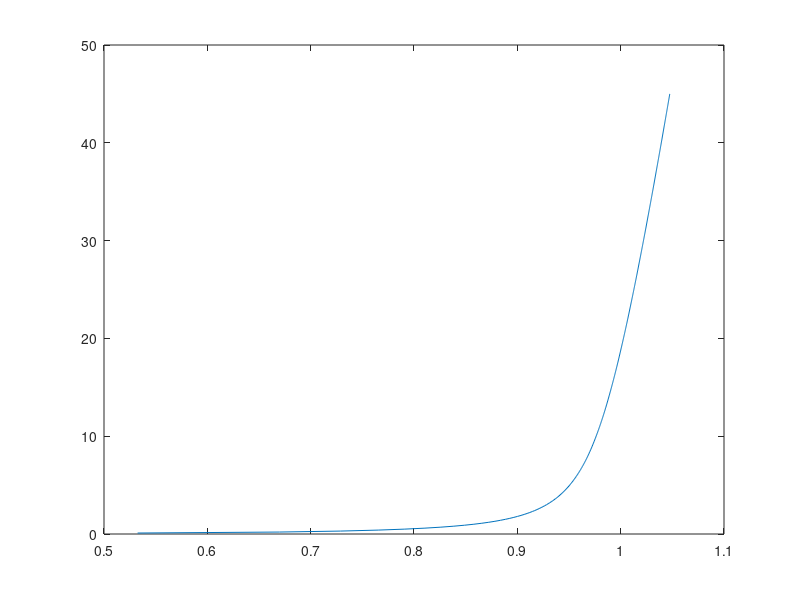

Recreate this plot in MATLAB.
function outXpL = XWLC(F, P, S, kT, method)
%Writes

if nargin < 5 || isempty(method)
    method = 3; %method 1: classic, 2: what phage used, 3: wikipedia
end

if nargin < 4 || isempty(kT)
    kT = 4.14;
end
if nargin < 3 || isempty(S)
    S = 700;
end
if nargin < 2 || isempty(P)
    P = 50;
end
if nargin < 1 || isempty(F)
    F = 0.1:0.1:45;
    testplot=1;
else
    testplot = 0;
end

switch method
    case 2 %phage, legacy
        % Simplification Variables
        a = -4*(F*P/kT-0.75);
        b = 4;
        m = 2*sqrt(-a/3);
        q = acos(3*b./(m.*a));
        sgn = 2*(a <= 0)-1; %accounts for change of sign and uses correct soln (YRC 10/06)
        outXpL = 1+F./S+1./(m.*cos(q/3+sgn*2*pi/3));
%         % at some point, they wanted this to output K*L; saved here (comment)
%         k = kT/P*(0.5./(1-outXpL+F/S).^3+1)./(1+kT/P/S*(0.5./(1-outXpL+F/S).^3+1));
%         outXpL = k;
    case 3 %wikipedia
        %Simplification var.s
        C1 = F*P/kT;
        C2 = exp(nthroot(900./C1,4));
        outXpL = 4/3 ...
            + -4./(3.*sqrt(C1+1)) ...
            + -10*C2 ./sqrt(C1) ./(C2-1).^2 ...
            + C1.^1.62 ./ (3.55+ 3.8* C1.^2.2) ...
            + F./S;
    otherwise %pure theory
        outXpL = 1-.5*(kT./F/P).^.5 + F/S;
end

if testplot
    figure('Name', sprintf('XWLC %dnm %dpN', P, S));
    plot(outXpL,0.1:0.1:45)
end
end
